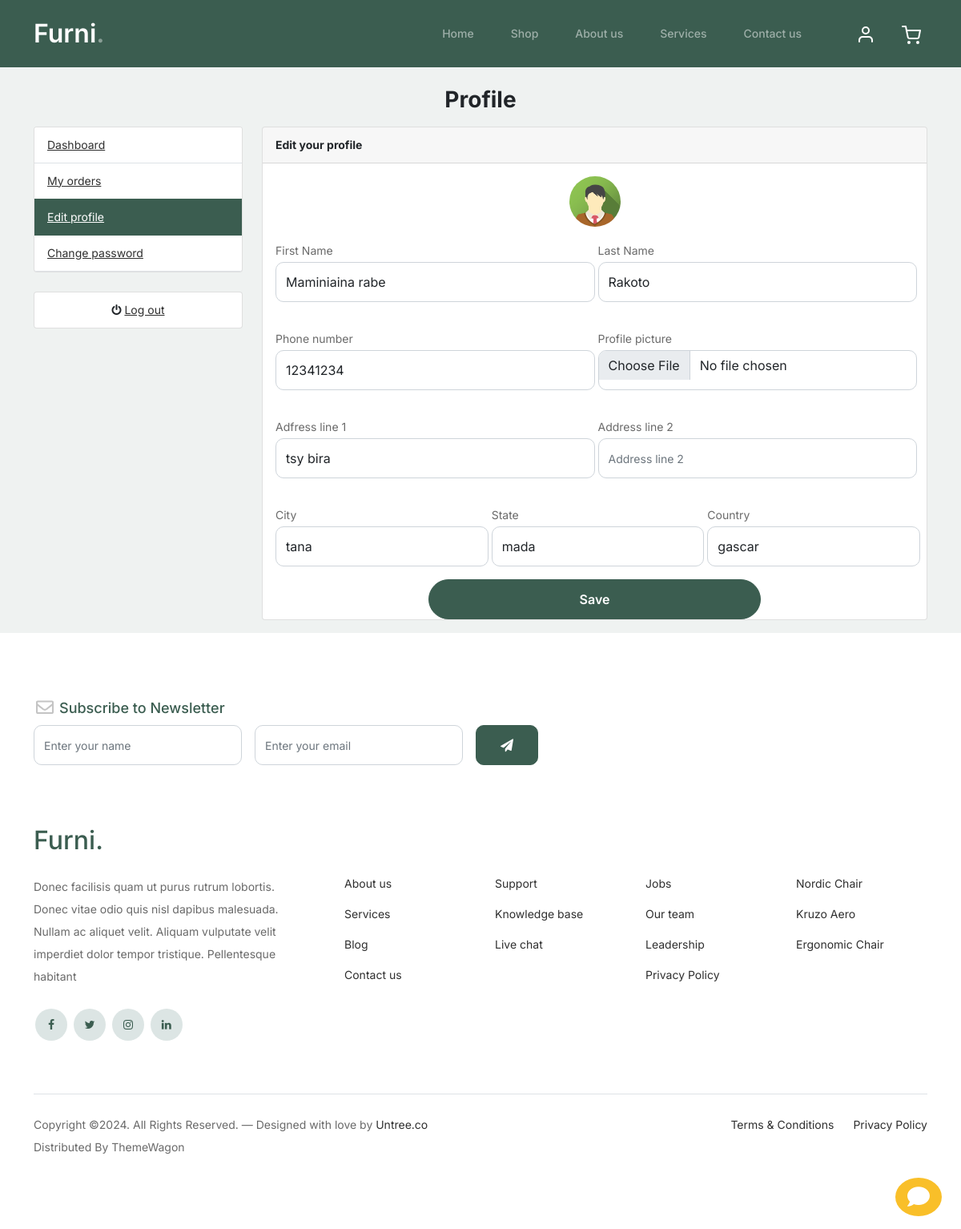
/accounts/edit_profile/ (signed in), run on the app's committed database.
### accounts/models.py (models this page shows, shortened)
class UserProfile(models.Model):
    user = models.OneToOneField(Account, on_delete=models.CASCADE)
    address_line_1 = models.CharField(max_length=100, blank=True)
    address_line_2 = models.CharField(max_length=100, blank=True)
    profile_picture = models.ImageField(blank=True, upload_to='userprofile/')
    city = models.CharField(max_length=50, blank=True)
    state = models.CharField(max_length=50, blank=True)
    country = models.CharField(max_length=50, blank=True)

class Account(AbstractBaseUser):
    first_name = models.CharField(max_length=150)
    last_name = models.CharField(max_length=150)
    username= models.CharField(max_length=150, unique=True)
    email = models.EmailField(max_length=100, unique=True)
    phone_number = models.CharField(max_length=50)
    date_joined = models.DateTimeField(auto_now_add=True)
    last_login = models.DateTimeField(auto_now_add=True)
    is_admin = models.BooleanField(default=False)
    is_staff = models.BooleanField(default=False)
    is_active = models.BooleanField(default=False)
    is_super_user = models.BooleanField(default=False)
    USERNAME_FIELD = 'email'
    REQUIRED_FIELDS = ['username', 'first_name', 'last_name']
    objects = MyAccountManager()
    @property
    def is_authenticated(self):
        return True

### accounts/views.py (the view)
# urls.py: path("edit_profile/", views.edit_profile, name='edit_profile'),
@login_required(login_url='signin')
def edit_profile(request):
    userprofile = get_object_or_404(
        UserProfile,
        user=request.user
    )
    if request.method == 'POST':
        user_form = UserForm(request.POST, instance=request.user)
        profile_form = UserProfileForm(
            request.POST,
            request.FILES,
            instance=userprofile
            )
        if user_form.is_valid and profile_form.is_valid:
            user_form.save()
            profile_form.save()
            messages.success(request, "Your profile has been updated!")
            return redirect(edit_profile)
    else:
        user_form = UserForm(instance=request.user)
        profile_form = UserProfileForm(instance=userprofile)
    context = {
        "user_form": user_form,
        "profile_form": profile_form,
        "userprofile": userprofile
    }
    return render(request, 'accounts/edit_profile.html', context )

### accounts/form.py
class UserForm(forms.ModelForm):
    class Meta:
        model = Account
        fields = [
            'first_name',
            'last_name',
            'phone_number',
        ]
    def __init__(self, *args, **kwargs):
        super(UserForm, self).__init__(*args, **kwargs)
        self.fields['first_name'].widget.attrs['placeholder'] = 'First name' # noqa
        self.fields['last_name'].widget.attrs['placeholder'] = 'Last name' # noqa
        self.fields['phone_number'].widget.attrs['placeholder'] = 'Phone number' # noqa
        for field in self.fields:
            self.fields[field].widget.attrs['class'] = 'form-control'

class UserProfileForm(forms.ModelForm):
    profile_picture = forms.ImageField(
        required=False,
        error_messages={
            'invalid': ("Image files only")
        },
        widget=forms.FileInput
    )
    class Meta:
        model = UserProfile
        fields = [
            'address_line_1',
            'address_line_2',
            'profile_picture',
            'city',
            'state',
            'country',
        ]
    def __init__(self, *args, **kwargs):
        super(UserProfileForm, self).__init__(*args, **kwargs)
        self.fields['address_line_1'].widget.attrs['placeholder'] = 'Address line 1' # noqa
        self.fields['address_line_2'].widget.attrs['placeholder'] = 'Address line 2' # noqa
        self.fields['city'].widget.attrs['placeholder'] = 'City' # noqa
        self.fields['state'].widget.attrs['placeholder'] = 'State' # noqa
        self.fields['country'].widget.attrs['placeholder'] = 'Country' # noqa
        for field in self.fields:
            self.fields[field].widget.attrs['class'] = 'form-control'

### cart/context_processor.py (called while the page is built)
def counter(request):
    cart_count = 0
    if 'admin' in request.path:
        return {}
    else:
        try:
            cart = Cart.objects.filter(cart_id=_cart_id(request))
            if request.user.is_authenticated:
                cart_items = CartItem.objects.all().filter(user=request.user)
            else:
                cart_items = CartItem.objects.all().filter(cart=cart[:1])
            for cart_item in cart_items:
                cart_count += cart_item.quantity
        except Cart.DoesNotExist:
            cart_count = 0
    if cart_count > 9:
        cart_count = '9+'
    return dict(cart_count=cart_count)

### cart/views.py (called while the page is built)
def _cart_id(request):
    cart = request.session.session_key
    if not cart:
        cart = request.session.create()
    return cart

### templates/accounts/edit_profile.html (shortened to what this page needs)
{% extends 'base.html' %}
{% load static %}
{% block content %}
<section class="dashboard">
    <div class="container">
        <div class="row mt-4">
            <h3 class="text-center fw-bold text-dark mb-3">Profile</h3>
            <div class="col-md-3 d-flex flex-column">
                {% include 'includes/dashboard_sidebar.html' %}
                <div>
                    <ul class="list-group my-4">
                        <li class="list-group-item poition-relative text-center">
                            <i class="fa fa-power-off"></i>
                            <a href="{% url 'signout' %}" class="stretched-link">Log out</a>
                        </li>
                      </ul>
                </div>
            </div>
            <div class="col-md-9 mb-3">
                <div class="card">
                    <div class="card-header">
                      <span class="text-dark"><b>Edit your profile</b></span>
                    </div>
                    <div class="text-center mt-3">
                        <img src="{{ userprofile.profile_picture.url }}"
                         alt="Profile Pic"
                         class="avatar rounded-circle"
                         >
                    </div>
                    <div class="row">
                        <div class="col-12">
                            <form action="{% url 'edit_profile' %}" method="POST" enctype="multipart/form-data">
                                <div class="form-row">
                                    <div class="form-group">
                                        <div class="d-flex p-3 gap-1">
                                            <div class="col-md-6">
                                                <label>First Name</label>
                                                {{user_form.first_name}}
                                            </div>
                                            <div class="col-md-6">
                                                <label>Last Name</label>
                                                {{user_form.last_name}}
                                            </div>
                                        </div>
                                        <div class="d-flex p-3 gap-1">
                                            <div class="col-md-6">
                                                <label>Phone number</label>
                                                {{user_form.phone_number}}
                                            </div>
                                            <div class="col-md-6">
                                                <label>Profile picture</label>
                                                {{profile_form.profile_picture}}
                                            </div>
                                        </div>
                                        <div class="d-flex p-3 gap-1">
                                            <div class="col-md-6">
                                                <label>Adfress line 1</label>
                                                {{profile_form.address_line_1}}
                                            </div>
                                            <div class="col-md-6">
                                                <label>Address line 2</label>
                                                {{profile_form.address_line_2}}
                                            </div>
                                        </div>
                                        <div class="d-flex p-3 gap-1">
                                            <div class="col-md-4">
                                                <label>City</label>
                                                {{profile_form.city}}
                                            </div>
                                            <div class="col-md-4">
                                                <label>State</label>
                                                {{profile_form.state}}
                                            </div>
                                            <div class="col-md-4">
                                                <label>Country</label>
                                                {{profile_form.country}}
                                            </div>
                                        </div>
                                    </div>
                                    <div class="text-center">
                                        <button class="btn btn-primary w-50" type="submit">
                                            Save
                                        </button>
                                    </div>
                                </div>
                            </form>
                        </div>
                    </div>
                  </div>
            </div>
        </div>
    </div>
</section>
{% endblock %}

### static/css/style.css (style rules this page uses)
body { overflow-x: hidden; position: relative; }
body { font-family: "Inter", sans-serif; font-weight: 400; line-height: 28px; color: #6a6a6a; font-size: 14px; background-color: #eff2f1; }
a { text-decoration: none; -webkit-transition: .3s all ease; -o-transition: .3s all ease; transition: .3s all ease; color: #2f2f2f; text-decoration: underline; }
.btn { font-weight: 600; padding: 12px 30px; border-radius: 30px; color: #ffffff; background: #2f2f2f; border-color: #2f2f2f; }
.btn.btn-primary { background: #3b5d50; border-color: #3b5d50; }
.form-control { height: 50px; border-radius: 10px; font-family: "Inter", sans-serif; }

### funi/static/css/custom.css (style rules this page uses)
.avatar { max-width: 4rem; max-height: 4rem; }

### data on the page
UserProfile: profile_picture (picture), address_line_1 "tsy bira", city "tana", state "mada", country "gascar"
Account: first_name "Maminiaina rabe", last_name "Rakoto", phone_number "12341234"
